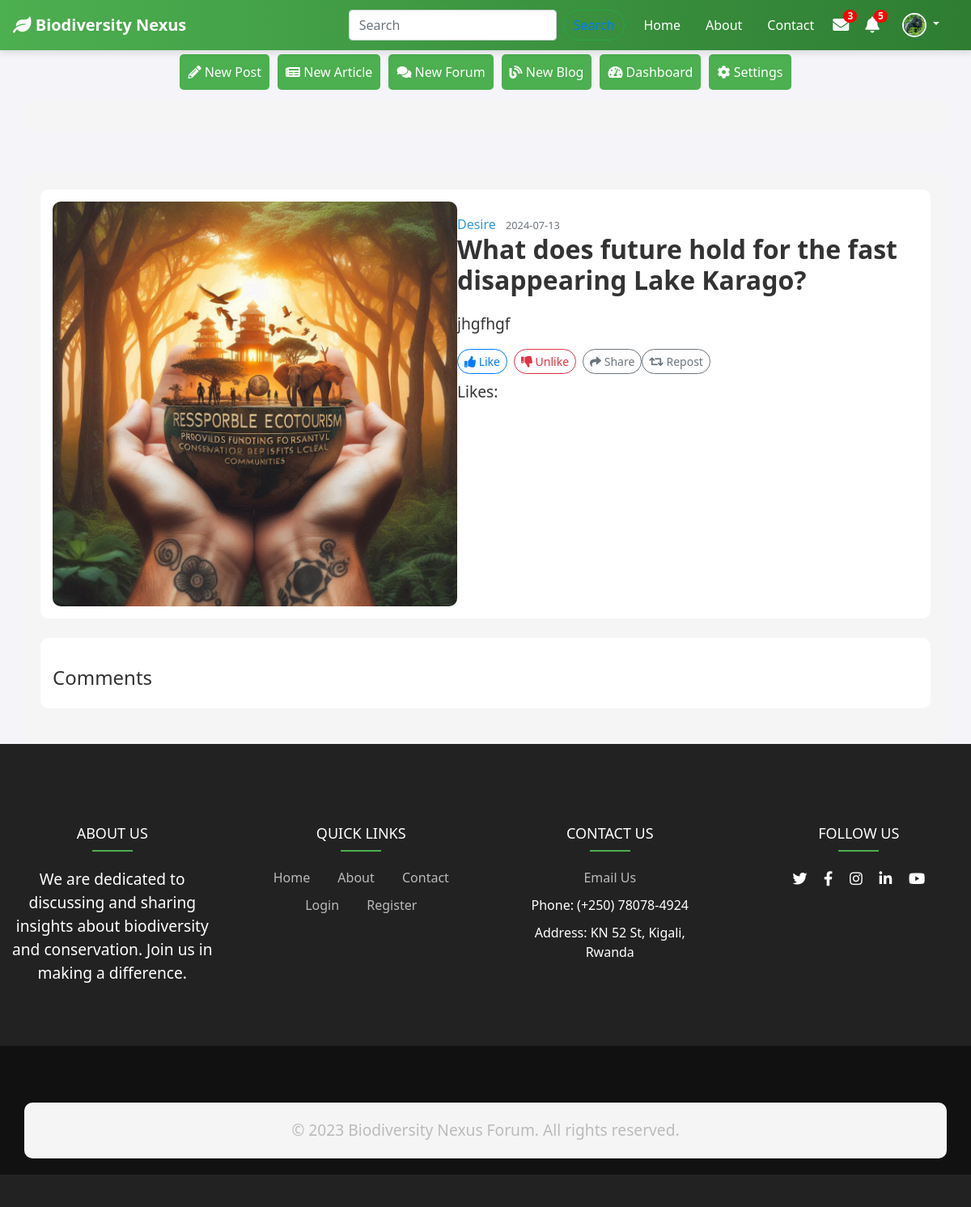
Page /article/4 (signed in) on the committed database.
### app/models.py (models this page shows, shortened)
class User(db.Model, UserMixin):
    id = db.Column(db.Integer, primary_key=True)
    username = db.Column(db.String(20), unique=True, nullable=False)
    email = db.Column(db.String(120), unique=True, nullable=False)
    profile_image = db.Column(db.String(20), nullable=False, default='default.jpg')
    password = db.Column(db.String(60), nullable=False)
    posts = db.relationship('Post', backref='author', lazy=True)
    articles = db.relationship('Article', backref='author', lazy=True)
    bio = db.Column(db.String(140), nullable=True)
    forums = db.relationship('Forum', backref='author', lazy=True)      # Added for forums
    blogs = db.relationship('Blog', backref='author', lazy=True)
    followed = db.relationship(
        'User', secondary=follows,
        primaryjoin=(follows.c.follower_id == id),
        secondaryjoin=(follows.c.followed_id == id),
        backref=db.backref('followers', lazy='dynamic'), lazy='dynamic'
    )

class Article(db.Model):
    id = db.Column(db.Integer, primary_key=True)
    title = db.Column(db.String(100), nullable=False)
    file = db.Column(db.String(20), nullable=True)
    date_posted = db.Column(db.DateTime, nullable=False, default=datetime.utcnow)
    content = db.Column(db.Text, nullable=False)
    user_id = db.Column(db.Integer, db.ForeignKey('user.id'), nullable=False)

### app/routes.py (the view)
@app.route("/article/<int:article_id>", methods=['GET', 'POST'])
def article(article_id):
    article = Article.query.get_or_404(article_id)
    return render_template('article.html', title=article.title, article=article, file=article.file)

### app/__init__.py (called while the page is built)
@login_manager.user_loader
def load_user(user_id):
    return models.User.query.get(int(user_id))

### app/templates/article.html (shortened to what this page needs)
{% extends "base.html" %}
{% block content %}
<article class="media content-section">
    <img class="card-img-top" src="{{ url_for('static', filename='uploads/' ~ article.file) }}" alt="Article image">
    <div class="media-body">
        <div class="article-metadata">
            <a class="mr-2" href="#">{{ article.author.username }}</a>
            <small class="text-muted">{{ article.date_posted.strftime('%Y-%m-%d') }}</small>
        </div>
        <h2 class="article-title">{{ article.title }}</h2>
        <p class="article-content">{{ article.content }}</p>
        <div class="d-flex justify-content-start mt-2">
            <form action="#" method="POST" class="d-inline">
                <button type="submit" class="btn btn-outline-primary btn-sm mr-2"><i class="fas fa-thumbs-up"></i> Like</button>
            </form>
            <form action="#" method="POST" class="d-inline">
                <button type="submit" class="btn btn-outline-danger btn-sm mr-2"><i class="fas fa-thumbs-down"></i> Unlike</button>
            </form>
            <button class="btn btn-outline-secondary btn-sm"><i class="fas fa-share"></i> Share</button>
            <button class="btn btn-outline-secondary btn-sm"><i class="fas fa-retweet"></i> Repost</button>
        </div>
        <p class="mt-2">Likes: {{ article.likes }}</p>
    </div>
</article>
<div class="content-section">
    <h3>Comments</h3>
</div>
{% endblock %}

### app/templates/base.html (shortened to what this page needs)
<!DOCTYPE html>
<html lang="en">
<head>
    <link rel="stylesheet" href="https://stackpath.bootstrapcdn.com/bootstrap/4.5.2/css/bootstrap.min.css">
    <link rel="stylesheet" href="https://cdnjs.cloudflare.com/ajax/libs/font-awesome/5.15.3/css/all.min.css">
    <link rel="stylesheet" href="{{ url_for('static', filename='css/style.css') }}">
    <link rel="stylesheet" href="{{ url_for('static', filename='css/about.css') }}">
    <link rel="stylesheet" href="{{ url_for('static', filename='css/contact.css') }}">
    <link rel="stylesheet" href="https://cdnjs.cloudflare.com/ajax/libs/font-awesome/5.15.4/css/all.min.css">
</head>
<body>
    <nav class="navbar navbar-expand-lg navbar-light">
        <a class="navbar-brand" href="{{ url_for('home') }}">
            <i class="fas fa-leaf"></i> Biodiversity Nexus
        </a>
        <div class="collapse navbar-collapse" id="navbarNav">
            <ul class="navbar-nav ml-auto align-items-center">
                <form class="form-inline my-2 my-lg-0">
                    <input class="form-control mr-sm-2" type="search" placeholder="Search" aria-label="Search">
                    <button class="btn btn-outline-success my-2 my-sm-0" type="submit" >
                       <a href="{{ url_for('search') }}">Search</a>
                    </button>
                </form>
                <li class="nav-item active">
                    <a class="nav-link" href="{{ url_for('home') }}">Home</a>
                </li>
                <li class="nav-item">
                    <a class="nav-link" href="{{ url_for('about') }}">About</a>
                </li>
                <li class="nav-item">
                    <a class="nav-link" href="{{ url_for('contact') }}">Contact</a>
                </li>
                <li class="nav-item">
                    <a href="{{ url_for('messages') }}" class="icon">
                        <i class="fas fa-envelope"></i>
                        <span class="badge">3</span>
                    </a>
                </li>
                <li class="nav-item">
                    <a href="{{ url_for('notifications') }}" class="icon">
                        <i class="fas fa-bell"></i>
                        <span class="badge">5</span>
                    </a>
                </li>
                {% if current_user.is_authenticated %}
                <li class="nav-item dropdown">
                    <a class="nav-link dropdown-toggle" href="#" id="profileDropdown" role="button" data-toggle="dropdown" aria-haspopup="true" aria-expanded="false">
                        <img id="profile-image" src="{{ url_for('static', filename='Profiles/' ~ current_user.profile_image) }}" alt="{{ current_user.username }}'s profile image">
                    </a>
                </li>
                {% endif %}
            </ul>
        </div>
    </nav>
    {% if current_user.is_authenticated %}
        <ul class="nav justify-content-center">
            <ul class="nav justify-content-center">
                <li class="nav-item">
                    <a class="nav-link" href="{{ url_for('new_post') }}">
                        <i class="fas fa-pencil-alt"></i> New Post
                    </a>
                </li>
                <li class="nav-item">
                    <a class="nav-link" href="{{ url_for('new_article') }}">
                        <i class="fas fa-newspaper"></i> New Article
                    </a>
                </li>
                <li class="nav-item">
                    <a class="nav-link" href="{{ url_for('new_forum') }}">
                        <i class="fas fa-comments"></i> New Forum
                    </a>
                </li>
                <li class="nav-item">
                    <a class="nav-link" href="{{ url_for('new_blog') }}">
                        <i class="fas fa-blog"></i> New Blog
                    </a>
            <li class="nav-item">
                <a class="nav-link" href="#">
                    <i class="fas fa-tachometer-alt"></i> Dashboard
                </a>
            </li>
            <li class="nav-item">
                <a class="nav-link" href="#">
                    <i class="fas fa-cog"></i> Settings
                </a>
            </li>
        </ul>
    {% endif %}
    <div class="container mt-2">
    </div>
    <div class="container">
        {% block content %}
        {% endblock %}
    </div>
    <footer class="text-center text-white">
        <div class="footer-top">
            <div class="footer-container">
                <div class="row">
                    <div class="col-md-3">
                        <h5>About Us</h5>
                        <p>We are dedicated to discussing and sharing insights about biodiversity and conservation. Join us in making a difference.</p>
                    </div>
                    <div class="col-md-3">
                        <h5>Quick Links</h5>
                        <ul>
                            <li><a href="{{ url_for('home') }}">Home</a></li>
                            <li><a href="{{ url_for('about') }}">About</a></li>
                            <li><a href="{{ url_for('contact') }}">Contact</a></li>
                            <li><a href="{{ url_for('login') }}">Login</a></li>
                            <li><a href="{{ url_for('register') }}">Register</a></li>
                        </ul>
                    </div>
                    <div class="col-md-3">
                        <h5>Contact Us</h5>
                        <ul>
                            <li><a href="mailto:biodiversitynexus@yahoo.com">Email Us</a></li>
                            <li>Phone: (+250) 78078-4924</li>
                            <li>Address: KN 52 St, Kigali, Rwanda</li>
                        </ul>
                    </div>
                    <div class="col-md-3">
                        <h5>Follow Us</h5>
                        <div class="social-icons">
                            <a href="https://twitter.com" class="text-white mx-2">
                                <i class="fab fa-twitter"></i>
                            </a>
                            <a href="https://facebook.com" class="text-white mx-2">
                                <i class="fab fa-facebook-f"></i>
                            </a>
                            <a href="https://instagram.com" class="text-white mx-2">
                                <i class="fab fa-instagram"></i>
                            </a>
                            <a href="https://linkedin.com" class="text-white mx-2">
                                <i class="fab fa-linkedin-in"></i>
                            </a>
                            <a href="https://youtube.com" class="text-white mx-2">
                                <i class="fab fa-youtube"></i>
                            </a>
                        </div>
                    </div>
                </div>
            </div>
        </div>
        <div class="footer-bottom">
            <div class="container">
                <p>&copy; 2023 Biodiversity Nexus Forum. All rights reserved.</p>
            </div>
        </div>
    </footer>
</body>
</html>

### app/static/css/style.css (style rules this page uses)
body { font-family: 'Arial', sans-serif; background-color: #f7f9fb; color: #2c3e50; }
.navbar { background: linear-gradient(to right, #4CAF50, #2E7D32); box-shadow: 0 4px 8px rgba(0, 0, 0, 0.1); }
.navbar-brand { font-weight: bold; color: #fff !important; }
.nav-item .nav-link { color: #fff !important; margin-right: 15px; font-weight: 500; }
.navbar-nav .form-inline { margin-right: 15px; }
#profile-image { width: 30px; height: 30px; object-fit: cover; border-radius: 50%; border: 2px solid #fff; transition: border-color 0.3s ease, transform 0.3s ease; }
.icon { position: relative; font-size: 20px; color: #fff; margin-right: 20px; transition: transform 0.3s ease, color 0.3s ease; }
.icon .badge { position: absolute; top: -5px; right: -10px; background: red; color: white; border-radius: 50%; padding: 2px 5px; font-size: 12px; }
.footer-info, .newsletter, .social-icons { margin-top: 20px; }
.social-icons a { font-size: 20px; margin: 0 10px; color: #994d4d; transition: color 0.3s ease; }
.footer-info p, .newsletter h5, .social-icons { color: #bbb; }
footer { background-color: #222; padding: 40px 0; }
footer ul li { display: inline-block; margin: 0 15px; }
footer ul li a { color: #bbb; transition: color 0.3s ease; }
.nav .nav-link { padding: 10px; margin: 5px; background-color: #4CAF50; color: #fff; border-radius: 5px; transition: background-color 0.3s ease; }
.footer-top { padding: 60px 0; background: #222; }
.footer-top h5 { color: #fff; font-size: 18px; text-transform: uppercase; margin-bottom: 20px; position: relative; }
.footer-top h5::after { content: ''; width: 50px; height: 2px; background: #4CAF50; display: block; margin-top: 10px; margin-left: auto; margin-right: auto; }
.footer-top ul { list-style: none; padding: 0; }
.footer-top ul li { margin-bottom: 10px; }
.footer-top ul li a { color: #bbb; text-decoration: none; }
.footer-bottom { padding: 20px 0; background: #111; }
.footer-bottom p { margin: 0; color: #bbb; }
.social-icons a { font-size: 18px; margin: 0 10px; color: #bbb; transition: color 0.3s ease; }
.content-section { margin-bottom: 1.5rem; background-color: #ffffff; border-radius: 10px; padding: 15px; }
.card-img-top { transition: transform 0.3s ease; border-radius: 10px; max-width: 500px; }
.btn { border-radius: 20px; transition: background-color 0.3s ease; }
.article-metadata a, .comment-metadata a { color: #3498db; }
.article-metadata, .d-flex { margin-top: 1rem; }

### app/static/css/about.css (style rules this page uses)
.container { margin-top: 50px; }
h3 { font-size: 2rem; margin-top: 20px; }
p { font-size: 1.2rem; }

### app/static/css/contact.css (style rules this page uses)
.container { margin-top: 50px; }
h3 { font-size: 1.5rem; margin-top: 20px; }
p { font-size: 1.2rem; }
.container { background-color: #f5f5f5; padding: 20px; border-radius: 10px; }
h2 { color: #333; font-weight: bold; margin-bottom: 20px; }

### app/templates/base.html (style rules this page uses)
body { font-family: 'Segoe UI', Tahoma, Geneva, Verdana, sans-serif; background-color: #f4f4f9; color: #333; }

### rows in the picture
User: profile_image (placeholder picture)
Article: file (picture), date_posted "2024-07-13", title "What does future hold for the fast disappearing Lake Karago?", content "jhgfhgf"
User: author.username "Desire"
